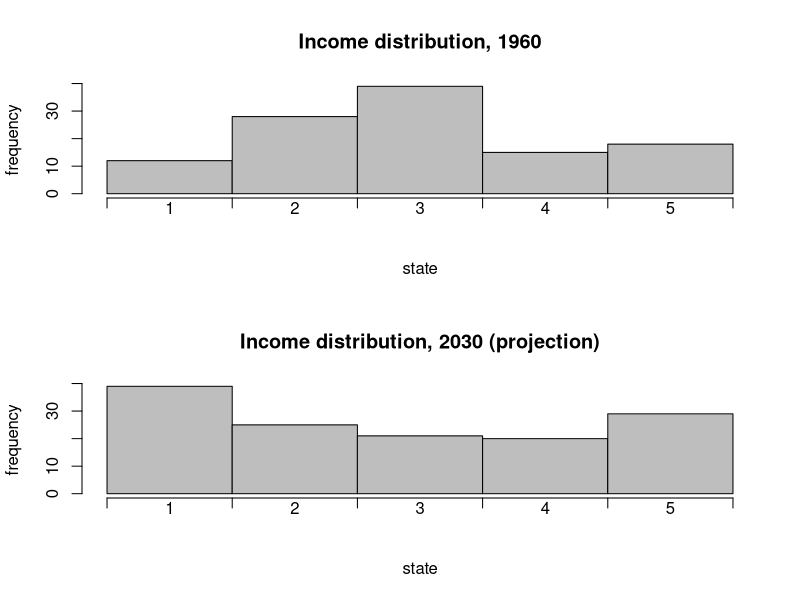

Write the R code that produced this figure.

#### projections using quah's estimated transition matrix.


pwt = read.csv("pwt61.csv")



gdpType = pwt$rgdptt
yearOne = 1960
yearTwo = 2000


gdp1Prelim = numeric(1)
gdp2Prelim = numeric(1)

counter = 1
for (i in 1:length(pwt$yr)) {
 if (pwt$yr[i] == yearOne) {
    gdp1Prelim[counter] = as.numeric(gdpType[i])
    counter = counter + 1
  }
}


counter = 1
for (i in 1:length(pwt$yr)) {
 if (pwt$yr[i] == yearTwo) {
    gdp2Prelim[counter] = as.numeric(gdpType[i])
    counter = counter + 1
  }
}


# Now parse vectors to get rid of the NAs


gdp1 = numeric(1)
gdp2 = numeric(1)

counter = 1
for (i in 1:length(gdp1Prelim)) {
  if ( ! is.na(gdp1Prelim[i]) )  {
    gdp1[counter] = gdp1Prelim[i]
    counter = counter + 1
  }
}

counter = 1
for (i in 1:length(gdp2Prelim)) {
  if ( ! is.na(gdp2Prelim[i]) )  {
    gdp2[counter] = gdp2Prelim[i]
    counter = counter + 1
  }
}


relgdp1 = gdp1 / mean(gdp1)
relgdp2 = gdp2 / mean(gdp2)


## Graphical output ##


pdf("foo.pdf")

close.screen(all = TRUE)

split.screen(c(2,1))


screen(1)

brq = c(0, 0.25, 0.5, 1, 2, 10)
h1 = hist(relgdp1, breaks = brq, plot=FALSE)

N = sum(h1$counts)  # number of countries
current = h1$counts / N  # the income distribution vector

v1 = rep(0.5, times = h1$counts[1])
v2 = rep(1.5, times = h1$counts[2])
v3 = rep(2.5, times = h1$counts[3])
v4 = rep(3.5, times = h1$counts[4])
v5 = rep(4.5, times = h1$counts[5])

new = c(v1, v2, v3, v4, v5)  # new vector

brn = c(0, 1, 2, 3, 4, 5)
hist(new, breaks=brn, freq=TRUE, col="gray", xlab="state", ylab="frequency", main="Income distribution, 1960", axes=FALSE)


axis(side=2)
axis(side=1, labels=FALSE)
mtext(side=1, at=0.5, 1)
mtext(side=1, at=1.5, 2)
mtext(side=1, at=2.5, 3)
mtext(side=1, at=3.5, 4)
mtext(side=1, at=4.5, 5)




h2 = hist(relgdp2, breaks = brq, plot = FALSE)

N = sum(h2$counts)  # number of countries

current = h2$counts / N  # the income distribution vector 



P = matrix(nrow = 5, ncol = 5)
P[1,] = c(0.97, 0.03, 0, 0, 0)
P[2,] = c(0.05, 0.92, 0.03, 0, 0)
P[3,] = c(0, 0.04, 0.92, 0.04, 0)
P[4,] = c(0, 0, 0.04, 0.94, 0.02)
P[5,] = c(0, 0, 0, 0.01, 0.99)

Q = P
for( j in 1:30) 
  Q = Q %*% P


P2 = matrix(nrow = 5, ncol = 5)  # the 23 year transition
P2[1,] = c(0.76, 0.12, 0.12, 0, 0)
P2[2,] = c(0.52, 0.31, 0.10, 0.07, 0)
P2[3,] = c(0.09, 0.20, 0.46, 0.26, 0)
P2[4,] = c(0, 0, 0.24, 0.52, 0.24)
P2[5,] = c(0, 0, 0, 0.05, 0.95)

Q2 = P2


proj = t(current) %*% Q  # project it forward

projCounts = proj * N  # vector of number of countries in each state

v1 = rep(0.5, times = projCounts[1])
v2 = rep(1.5, times = projCounts[2])
v3 = rep(2.5, times = projCounts[3])
v4 = rep(3.5, times = projCounts[4])
v5 = rep(4.5, times = projCounts[5])

new = c(v1, v2, v3, v4, v5)



screen(2)

h3 = hist(new, breaks = brn, freq=TRUE, col="gray", xlab="state", ylab="frequency", main="Income distribution, 2030 (projection)", axes=FALSE)

axis(side=2)
axis(side=1, labels=FALSE)
mtext(side=1, at=0.5, 1)
mtext(side=1, at=1.5, 2)
mtext(side=1, at=2.5, 3)
mtext(side=1, at=3.5, 4)
mtext(side=1, at=4.5, 5)


dev.off()
